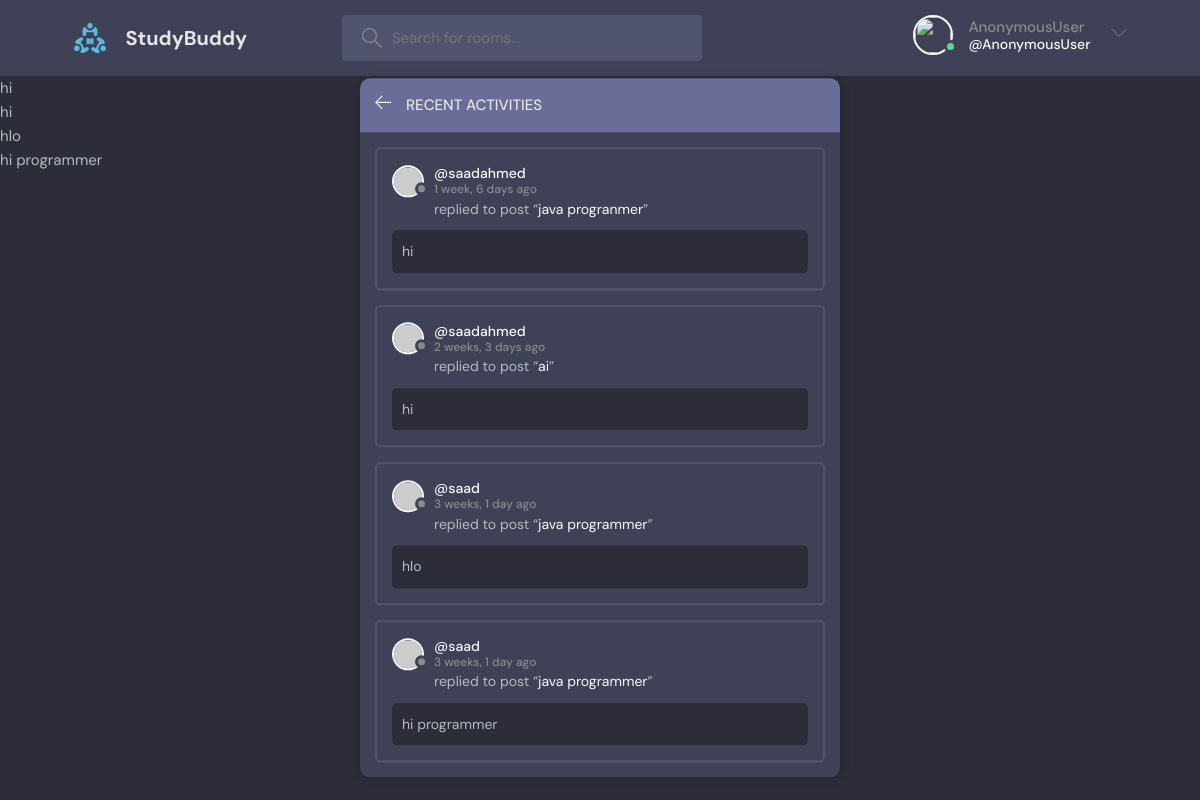
The page /activity/ on the database as committed earlier.
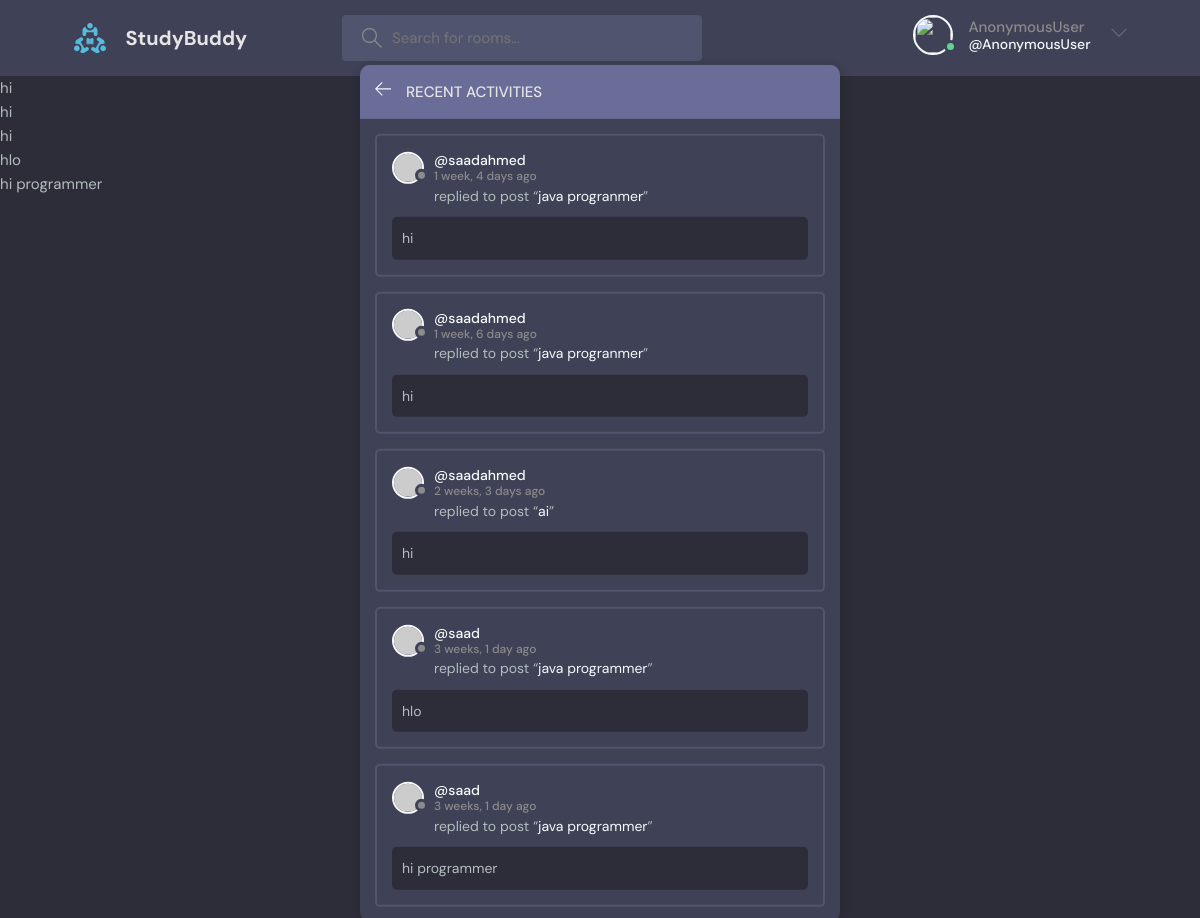
The same page on the database as committed later.
### user/models.py (models this page shows)
class Message (models.Model):
    user =models.ForeignKey(User, on_delete=models.CASCADE)
    room =models.ForeignKey(Room, on_delete=models.CASCADE)
    body =models.TextField(default='Default message')
    updated=models.DateTimeField(auto_now=True)
    created =models.DateTimeField(auto_now_add=True)
    class Meta:
        ordering=['-updated','-created']
    def __str__(self):
        return self.body[0:50]

class User(AbstractUser):
    name=models.CharField(null=True, max_length=250)
    email=models.EmailField(unique=True,null=True)
    bio=models.TextField(blank=True)
    avater =models.ImageField(null=True, default='avatar.svg')

class Room (models.Model):
    host =models.ForeignKey(User, on_delete=models.SET_NULL, null=True)
    topic =models.ForeignKey(Topic, on_delete=models.SET_NULL, null=True)
    name =models.CharField(max_length=200)
    description=models.TextField(null=True, blank=True)
    participants =models.ManyToManyField(
        User, related_name='participants', blank=True)
    updated=models.DateTimeField(auto_now=True)
    created=models.DateTimeField(auto_now_add=True)
    class Meta:
        ordering=['-updated','-created'] #
    def __str__(self) :
        return self.name

### user/views.py (the view)
# urls.py: path('activity/',views.activityPage, name='activity'),
def activityPage(request):
    messages =Message.objects.all()
    return render(request, 'base/activity.html',{'messages':messages})

### templates/base/activity.html (shortened to what this page needs)
{% extends "base/main.html" %}
{% block content %}
    <main class="layout">
      <div class="container">
        <div class="layout__box">
          <div class="layout__boxHeader">
            <div class="layout__boxTitle">
              <a href="{% url 'home' %}">
                <svg version="1.1" xmlns="http://www.w3.org/2000/svg" width="32" height="32" viewBox="0 0 32 32">
                  <title>arrow-left</title>
                  <path
                    d="M13.723 2.286l-13.723 13.714 13.719 13.714 1.616-1.611-10.96-10.96h27.625v-2.286h-27.625l10.965-10.965-1.616-1.607z"
                  ></path>
                </svg>
              </a>
              <h3>Recent Activities</h3>
            </div>
          </div>
          {% for message in messages%}
    <div class="activities__box">
      <div class="activities__boxHeader roomListRoom__header">
        <a href="profile.html" class="roomListRoom__author">
          <div class="avatar avatar--small">
            <img src="https://randomuser.me/api/portraits/women/11.jpg" />
          </div>
          <p>
            @{{message.user.username}}
            <span>{{message.created|timesince}} ago</span>
          </p>
        </a>
      </div>
      <div class="activities__boxContent">
        <p>replied to post “<a href="{url 'user-profile' message.user.id}">{{message.room}}</a>”</p>
        <div class="activities__boxRoomContent">
          {{message}}
        </div>
      </div>
    </div>
    {% endfor%}
      </div>
    </main>
{% endblock content%}

### templates/base/main.html (shortened to what this page needs)
<!DOCTYPE html>
{% load static %}
<html lang="en">
<head>
    <link rel="stylesheet" href="{% static 'styles/style.css' %}">
</head>
<body>
     {% include "base/navbar.html" %}
        {% if messages %}
            <ul class="messages">
                {% for message in messages %}
                <li>{{message}}</li>
                {% endfor %}
            </ul>
        {% endif %}
     {% block content %}
     {% endblock content %}
</body>
</html>

Rows that differ between the two databases and show on the page:
added Message: body "hi", user.username "saadahmed", created "1 week, 4 days", room "java progranmer"
